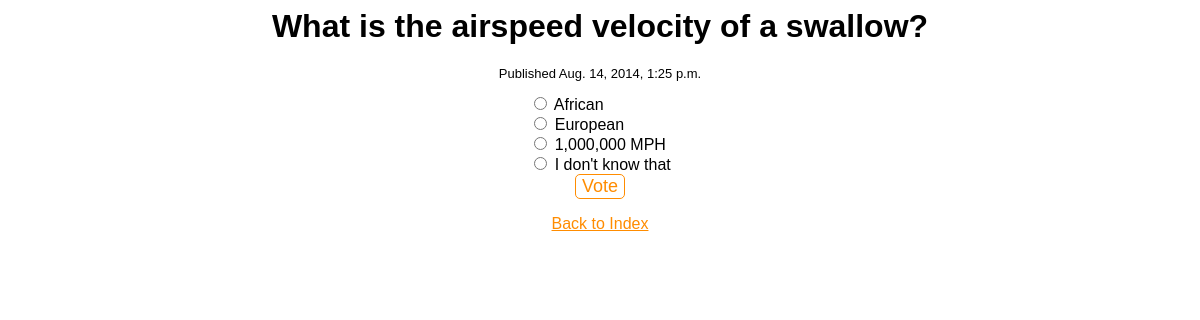
The app's page /5/ with its own data.
### polls/models.py (models this page shows, shortened)
class Poll(models.Model):
    question = models.CharField(max_length = 200)
    pub_date = models.DateTimeField('Date published')

class Choice(models.Model):
    poll = models.ForeignKey(Poll)
    choice_text = models.CharField(max_length = 200)
    votes = models.IntegerField(default = 0)

### polls/views.py (the view)
# urls.py: url(r'^(?P<pk>\d+)/$', views.DetailView.as_view(), name="detail"),
class DetailView(generic.DetailView):
    model = Poll
    template_name = 'polls/detail.html'

### polls/templates/polls/detail.html (shortened to what this page needs)
{% load staticfiles %}
<link rel="stylesheet" type="text/css" href="{% static 'polls/detail.css' %}"/>
<h1>{{ poll.question }}</h1>
<p class="pubdate">Published {{ poll.pub_date }}</p>
<form action="{% url 'polls:vote' poll.id %}" method="POST">
    <div id="choice-container">
    {% for choice in poll.choice_set.all %}
        <input type="radio" name="choice" id="choice{{ forloop.counter }}" value="{{ choice.id }}" />
        <label class="inputLabel" for="choice{{ forloop.counter }}">{{ choice.choice_text }}</label><br/>
    {% endfor %}
    </div>
    <br/>
    <input id="submit" type="submit" value="Vote" />
</form>
<a id="backbutton" href="{% url 'polls:index' %}">Back to Index</a>

### polls/static/polls/detail.css (style rules this page uses)
h1 { text-align: center; }
form { text-align: center; }
a { color: DarkOrange; text-align: center; }
.pubdate { text-align: center; font-size: small; }
#submit { border: 1px solid DarkOrange; border-radius: 5px; background: none; color: DarkOrange; font-size: large; }
#choice-container { text-align: justify; display: inline-block; }

### records on screen
Poll: question "What is the airspeed velocity of a swallow?", pub_date "Aug. 14, 2014, 1:25 p.m."
Choice: choice_text "African"
Choice: choice_text "European"
Choice: choice_text "1,000,000 MPH"
Choice: choice_text "I don't know that"
